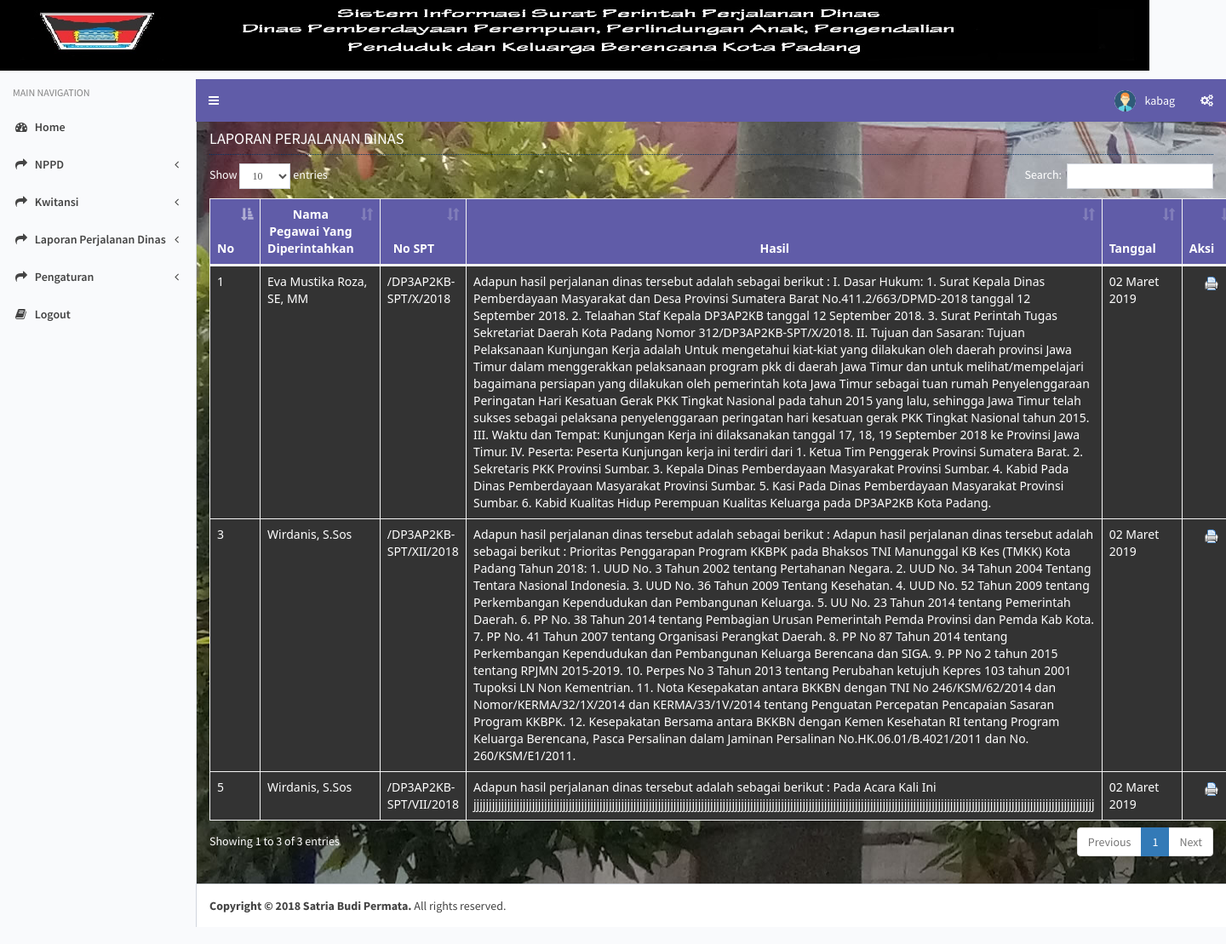
The page /media.php?module=lpd (signed in) on the database its author committed.
### tables this page shows
CREATE TABLE IF NOT EXISTS `lpd` (
  `id_lpd` int(5) NOT NULL AUTO_INCREMENT,
  `id_spt` int(5) NOT NULL,
  `id_pegawai` int(5) NOT NULL,
  `id_pangkat` int(50) NOT NULL,
  `id_jabatan` int(50) NOT NULL,
  `hasil` text NOT NULL,
  `kepada` varchar(50) NOT NULL,
  `hari` varchar(30) NOT NULL,
  `tanggal` date NOT NULL,
  PRIMARY KEY (`id_lpd`)
);

CREATE TABLE IF NOT EXISTS `pegawai` (
  `id_pegawai` int(5) NOT NULL AUTO_INCREMENT,
  `nip` varchar(50) NOT NULL,
  `nama` varchar(50) NOT NULL,
  `id_pangkat` int(5) NOT NULL,
  `id_jabatan` int(5) NOT NULL,
  `unitkerja` varchar(500) NOT NULL,
  `username` varchar(50) NOT NULL,
  `password` varchar(50) NOT NULL,
  `foto` text NOT NULL,
  PRIMARY KEY (`id_pegawai`)
);

CREATE TABLE IF NOT EXISTS `spt` (
  `id_spt` int(50) NOT NULL AUTO_INCREMENT,
  `no_spt` varchar(50) NOT NULL,
  `id_nppt` varchar(50) NOT NULL,
  `id_pegawai` varchar(50) NOT NULL,
  `pejabat_perintah` varchar(100) NOT NULL,
  `tugas` text NOT NULL,
  `tgl_spt` date NOT NULL,
  `dasar_hukum` text NOT NULL,
  `tempat` varchar(100) NOT NULL,
  `pembebanan_anggaran` text NOT NULL,
  PRIMARY KEY (`id_spt`)
);

### config/fungsi_indotgl.php (called while the page is built, shortened)
<?php
	function tgl_indo($tgl){
			$tanggal = substr($tgl,8,2);
			$bulan = getBulan(substr($tgl,5,2));
			$tahun = substr($tgl,0,4);
			return $tanggal.' '.$bulan.' '.$tahun;
	}
	function getBulan($bln){
				switch ($bln){
					case 3:
						return "Maret";
						break;
				}
			}
?>

### modul/mod_lpd/lpd.php (the view, shortened to what this page needs)
<?php
$print ="modul/mod_lpd/cetak.php";
switch($_GET[act]){
  default:
  echo   "<h2>LAPORAN PERJALANAN DINAS</h2>";
    echo "
    <table id=\"example1\" class=\"table table-bordered table-hover\">
          <thead><tr><th>No</th><th>Nama Pegawai Yang Diperintahkan</th><th>No SPT</th><th>Hasil</th><th>Tanggal</th><th>aksi</th></tr></thead>";
    $no=0;
	echo "<tbody>";
      $tampil = mysql_query("SELECT * FROM lpd,pegawai,spt WHERE lpd.id_pegawai=pegawai.id_pegawai
	  AND lpd.id_spt=spt.id_spt");
    while ($t=mysql_fetch_array($tampil)){
		$tanggal = tgl_indo($t['tanggal']);
		$no++;
	   echo "</td>
	   		<td style=\"background-color: #333333\">$no</td>
			<td style=\"background-color: #333333\">$t[nama]</td>
			<td style=\"background-color: #333333\">$t[no_spt]</td>
		     <td style=\"background-color: #333333\">$t[hasil]</td>
			 <td style=\"background-color: #333333\">$tanggal</td>
             <td align='center' style=\"background-color: #333333\"><a href=$print?&id=$t[id_lpd]><img src=\"images/printer.png\" title=\"Cetak\" target=\"_blank\"/></a>";
		echo "</td></tr>";
      $no++;
    }
    echo "</tbody></table>";
    break;
}
?>

### media.php (shortened to what this page needs)
<?php
if (empty($_SESSION['namauser']) AND empty($_SESSION['passuser'])){
  header('location:index.php?log=1');;
}
else{
include "config/fungsi_indotgl.php";
?>
<!DOCTYPE html>
<html>
  <head>
    <link rel="stylesheet" href="theme/bootstrap/css/bootstrap.min.css">
    <link rel="stylesheet" href="theme/plugins/datepicker/datepicker3.css">
    <link rel="stylesheet" href="css/font-awesome/css/font-awesome.min.css">
    <link rel="stylesheet" href="https://code.ionicframework.com/ionicons/2.0.1/css/ionicons.min.css">
    <link rel="stylesheet" href="theme/dist/css/AdminLTE.min.css">
    <link rel="stylesheet" href="theme/dist/css/skins/_all-skins.min.css">
    <link rel="stylesheet" href="theme/plugins/datatables/dataTables.bootstrap.css">
  <link href="css/style_properti.css" rel="stylesheet" type="text/css" />
<link href="css/pikaday.css" rel="stylesheet" type="text/css" />
</head>
<body class="hold-transition skin-purple-light sidebar-mini">
    <div class="wrapper">
<header class="main-header">
        <p>
        <img src="logodp3ap2kb.jpg" width="1350" height="83"></p>
        <nav class="navbar navbar-static-top" role="navigation">
          <a href="#" class="sidebar-toggle" data-toggle="offcanvas" role="button">
            <span class="sr-only">Toggle navigation</span>          </a>
          <div class="navbar-custom-menu">
            <ul class="nav navbar-nav">
              <li class="dropdown user user-menu">
                <a href="#" class="dropdown-toggle" data-toggle="dropdown">
                  <img src="dist/img/user2-160x160.jpg" class="user-image" alt="User Image">
                  <span class="hidden-xs"><?php echo "$_SESSION[namauser]"; ?></span>                </a>
              </li>
              <li>
                <a href="#" data-toggle="control-sidebar"><i class="fa fa-gears"></i></a>              </li>
            </ul>
          </div>
        </nav>
</header>
      <p>
        <aside class="main-sidebar">
        <section class="sidebar">
</p>
      <p>&nbsp;</p>
      <p>
            <?php
       if ($_SESSION['level']=="operator"){
      ?>
</p>
      <ul class="sidebar-menu">
<li>
              <a href="?module=home">
                <i class="fa fa-dashboard"></i> <span>Home</span>
              </a>
  </li>
              <li class="treeview">
              <a href="#">
                <i class="fa fa-share"></i> <span>Menu Pegawai</span>
                <i class="fa fa-angle-left pull-right"></i>
              </a>
              <ul class="treeview-menu">
                <li><a href="?module=pegawai"><i class="fa fa-circle-o"></i>Data Pegawai</a></li>
                <li><a href="?module=pangkat"><i class="fa fa-circle-o"></i>Pangkat</a></li>
                <li><a href="?module=jabatan"><i class="fa fa-circle-o"></i>Jabatan</a></li>
                <li><a href="?module=tujuan"><i class="fa fa-circle-o"></i>Tujuan</a></li>
                <li><a href="?module=transportasi"><i class="fa fa-circle-o"></i>Transportasi</a></li>
              </ul>
            </li>
            <li class="treeview">
              <a href="#">
                <i class="fa fa-share"></i> <span>Biaya Perjalanan Dinas</span>
                <i class="fa fa-angle-left pull-right"></i>
              </a>
              <ul class="treeview-menu">
                <li><a href="?module=biaya"><i class="fa fa-circle-o"></i>Biaya Perjalanan Dinas</a></li>
              </ul>
            </li>
            <li class="treeview">
              <a href="#">
                <i class="fa fa-share"></i> <span>NPPD</span>
                <i class="fa fa-angle-left pull-right"></i>
              </a>
              <ul class="treeview-menu">
                <li><a href="?module=nppt"><i class="fa fa-circle-o"></i>NPPD</a></li>
              </ul>
            </li>
            <li class="treeview">
              <a href="#">
                <i class="fa fa-share"></i> <span>SPT</span>
                <i class="fa fa-angle-left pull-right"></i>
              </a>
              <ul class="treeview-menu">
                <li><a href="?module=spt"><i class="fa fa-circle-o"></i>SPT</a></li>
              </ul>
            </li><li class="treeview">
              <a href="#">
                <i class="fa fa-share"></i> <span>SPPD</span>
                <i class="fa fa-angle-left pull-right"></i>
              </a>
              <ul class="treeview-menu">
                <li><a href="?module=sppd"><i class="fa fa-circle-o"></i>SPPD</a></li>
              </ul>
            </li><li class="treeview">
              <a href="#">
                <i class="fa fa-share"></i> <span>Kwitansi</span>
                <i class="fa fa-angle-left pull-right"></i>
              </a>
              <ul class="treeview-menu">
                <li><a href="?module=kwitansi"><i class="fa fa-circle-o"></i>Kwitansi</a></li>
              </ul>
            </li>
            <li class="treeview">
              <a href="#">
                <i class="fa fa-share"></i> <span>Laporan Perjalanan Dinas</span>
                <i class="fa fa-angle-left pull-right"></i>
              </a>
              <ul class="treeview-menu">
                <li><a href="?module=lpd"><i class="fa fa-circle-o"></i>Lapoeran Perjalanan Dinas</a></li>
              </ul>
            </li>
            <!--<li class="treeview">
              <a href="#">
                <i class="fa fa-folder"></i> <span>Menu Laporan</span>
                <i class="fa fa-angle-left pull-right"></i>
              </a>
              <ul class="treeview-menu">
                <li><a href="?module=kwitansi"><i class="fa fa-circle-o"></i> Laporan Kwitansi</a></li>
                <li><a href="?module=lpd"><i class="fa fa-circle-o"></i> Laporan Perjalanan Dinas</a></li>
              </ul>---->
            </li>
            <li class="treeview">
              <a href="#">
                <i class="fa fa-share"></i> <span>Pengaturan</span>
                <i class="fa fa-angle-left pull-right"></i>
              </a>
              <ul class="treeview-menu">
                <li><a href="?module=ttdkwitansi"><i class="fa fa-circle-o"></i>TTD Kwitansi</a></li>
                <li><a href="?module=password"><i class="fa fa-circle-o"></i>Password</a></li>
              </ul>
            </li>
            <li><a href="logout.php" onClick="return confirm('Anda Yakin Ingin Keluar')"><i class="fa fa-book"></i> <span>Logout</span></a></li>
</ul>
          <?php }elseif($_SESSION['level']=="kabag") { ?>
          <ul class="sidebar-menu">
            <li class="header">MAIN NAVIGATION</li>
            <ul class="sidebar-menu">
            <li>
              <a href="?module=home">
                <i class="fa fa-dashboard"></i> <span>Home</span>
              </a>
              </li>
            <li class="treeview">
              <a href="#">
                <i class="fa fa-share"></i> <span>NPPD</span>
                <i class="fa fa-angle-left pull-right"></i>
              </a>
            </li>
            <li class="treeview">
              <a href="#">
                <i class="fa fa-share"></i> <span>Kwitansi</span>
                <i class="fa fa-angle-left pull-right"></i>
              </a>
            </li>
            <li class="treeview">
              <a href="#">
                <i class="fa fa-share"></i> <span>Laporan Perjalanan Dinas</span>
                <i class="fa fa-angle-left pull-right"></i>
              </a>
            </li>
            <li class="treeview">
              <a href="#">
                <i class="fa fa-share"></i> <span>Pengaturan</span>
                <i class="fa fa-angle-left pull-right"></i>
              </a>
            </li>
            <li><a href="logout.php" onClick="return confirm('Anda Yakin Ingin Keluar')"><i class="fa fa-book"></i> <span>Logout</span></a></li>
          </ul>
            <?php } ?>
      <div class="content-wrapper" style="background-image: url(kantor1.jpg)">
        <section class="content style1";>
          <p><?php include "content.php"; ?>
          </p>
        </section>
      </div>
      <footer class="main-footer">
        <strong>Copyright &copy; 2018 Satria Budi Permata</a>.</strong> All rights reserved.
      </footer>
</div>
</body>
</html>
<?php } ?>

### content.php (shortened to what this page needs)
<?php
$mod = $_GET['module'];
if ($mod=='home'){
  echo "<div class=\"callout callout-info\"><h4>Selamat Datang</h4>
          <p>Hai <b>$_SESSION[namauser]</b>, selamat datang di halaman Administrator.<br> Silahkan klik menu pilihan yang berada dikiri untuk mengelola content website. </p></div>";
 if ($_SESSION['level']=="operator"){
  echo "<div align='center'>
  <table><thead>
		<th class='center' colspan=10><center>Control Panel</center></th></thead>
		<tr>
		  <td width=120 align=center><a href=media.php?module=pegawai><img src=images/user.jpg border=none><br /><b>Data Pegawai</b></a></td>
		  <td width=120 align=center><a href=media.php?module=nppt><img src=images/modul.png border=none><br /><b>NPPD</b></a></td>
		  <td width=120 align=center><a href=media.php?module=spt><img src=images/berita.png border=none><br /><b>SPT</b></a></td>
		  <td width=120 align=center><a href=media.php?module=sppd><img src=images/download.png border=none><br /><b>SPPD</b></a></td>
		  <td width=120 align=center><a href=media.php?module=kwitansi><img src=images/banner.png border=none><br /><b>Kwitansi</b></a></td>
		  <td width=120 align=center><a href=media.php?module=lpd><img src=images/agenda.png border=none><br /><b>Laporan Perjalanan Dinas</b></a></td>
		  <td width=120 align=center><a href=media.php?module=password><img src=images/password.png border=none><br /><b>Ganti Password</b></a></td>
    </tr>
    </table></div>";
	echo "<br><br><br><br><br><br>
          <p align=right>Login : $hari_ini, ";
  echo tgl_indo(date("Y m d"));
  echo " | ";
  echo date("H:i:s");
  echo " WIB</p>";
 }elseif($_SESSION['level']=="kabag") {
  echo "<div align='center'>
  <table><thead>
		<th class='center' colspan=10><center>Control Panel</center></th></thead>
		<tr>
		  <td width=120 align=center><a href=media.php?module=nppt><img src=images/modul.png border=none><br /><b>Nota Permintaan Perjalanan Dinas</b></a></td>
		  <td width=120 align=center><a href=media.php?module=lpd><img src=images/berita.png border=none><br /><b>Laporan Perjalanan Dinas</b></a></td>
		  <td width=120 align=center><a href=media.php?module=kwitansi><img src=images/banner.png border=none><br /><b>Manajemen Kwitansi</b></a></td>
		  <td width=120 align=center><a href=media.php?module=password><img src=images/password.png border=none><br /><b>Ganti Password</b></a></td>
    </tr>
    </table></div>";
	echo "<br><br><br><br><br><br>
          <p align=right>Login : $hari_ini, ";
  echo tgl_indo(date("Y m d"));
  echo " | ";
  echo date("H:i:s");
  echo " WIB</p>";
 }else{
   echo "<div align='center'>
  <table><thead>
		<th class='center' colspan=10><center>Control Panel</center></th></thead>
		<tr>
		  <td width=120 align=center><a href=media.php?module=spt><img src=images/berita.png border=none><br /><b>Manajemen SPT</b></a></td>
		  <td width=120 align=center><a href=media.php?module=lpd><img src=images/download.png border=none><br /><b>Laporan Perjalanan Dinas</b></a></td>
		  <td width=120 align=center><a href=media.php?module=password><img src=images/password.png border=none><br /><b>Ganti Password</b></a></td>
		  <td width=120 align=center><a href=logout.php><img src=images/agenda.png border=none><br /><b>Keluar</b></a></td>
    </tr>
    </table></div>";
	echo "<br><br><br><br><br><br>
          <p align=right>Login : $hari_ini, ";
  echo tgl_indo(date("Y m d"));
  echo " | ";
  echo date("H:i:s");
  echo " WIB</p>";
 }
}
elseif ($mod=='pegawai'){
    include "modul/mod_pegawai/pegawai.php";
}
elseif ($mod=='spt'){
    include "modul/mod_spt/spt.php";
}
elseif ($mod=='nppt'){
    include "modul/mod_nppt/nppt.php";
}
elseif ($mod=='tambahnppt'){
    include "modul/mod_nppt/tambahnppt.php";
}
elseif ($mod=='sppd'){
    include "modul/mod_sppd/sppd.php";
	}
elseif ($mod=='pangkat'){
    include "modul/mod_pangkat/pangkat.php";
}
elseif ($mod=='jabatan'){
    include "modul/mod_jabatan/jabatan.php";
}
elseif ($mod=='golongan'){
    include "modul/mod_golongan/golongan.php";
}
elseif ($mod=='biaya'){
    include "modul/mod_biaya/biaya.php";
}
elseif ($mod=='tujuan'){
    include "modul/mod_tujuan/tujuan.php";
}
elseif ($mod=='transportasi'){
    include "modul/mod_transportasi/transportasi.php";
}
elseif ($mod=='kwitansi'){
    include "modul/mod_kwitansi/kwitansi.php";
}
elseif ($mod=='ttdkwitansi'){
    include "modul/mod_ttdkwitansi/ttdkwitansi.php";
}
elseif ($mod=='lpd'){
    include "modul/mod_lpd/lpd.php";
}
elseif ($mod=='password'){
    include "modul/mod_password/password.php";
}
elseif ($mod=='input_nppt'){
    include "modul/mod_input_nppt/input_nppt.php";
}
else{
  echo "<b>MODUL BELUM ADA ATAU BELUM LENGKAP</b>";
}
?>

### css/style_properti.css (style rules this page uses)
table { font-family: "Segoe UI", Frutiger,Tahoma,Helvetica,"Helvetica Neue", Arial, sans-serif; font-size: 1.0em; border-width: 1px; border-style: solid; border-color: #dddddd; border-collapse: collapse; margin: 20px 0px 0px 0px; background:#FFF; }
.table tr:nth-child(odd) td { background-color:#EEEADD; }
th { font-size: 1.0em; text-align: center; border: 1px solid #dddddd; text-transform: capitalize; text-align: center; background-color:#605CA8; color:#FFF; }
td { padding: 0.1em; vertical-align: top; border-width: 1px; border-style: solid; border-color: #dddddd; border-collapse: collapse; }
h2 { font-size: 1.3em; line-height: 200%; border-bottom: 1px dotted #003366; }

### rows shown on the page
lpd: id_pegawai.nama "Eva Mustika Roza, SE, MM", id_spt.no_spt "/DP3AP2KB-SPT/X/2018", hasil "Adapun hasil perjalanan dinas tersebut adalah sebagai berikut : I. Dasar Hukum: 1. Surat Kepala Dinas Pemberdayaan Masyarakat dan Desa Provinsi Sumatera Barat No.411.2/663/DPMD-2018 tanggal 12 September 2018. 2. Telaahan Staf Kepala DP3AP2KB tanggal 12 September 2018. 3. Surat Perintah Tugas Sekretariat Daerah Kota Padang Nomor 312/DP3AP2KB-SPT/X/2018. II. Tujuan dan Sasaran: Tujuan Pelaksanaan Kunjungan Kerja adalah Untuk mengetahui kiat-kiat yang dilakukan oleh daerah provinsi Jawa Timur dalam menggerakkan pelaksanaan program pkk di daerah Jawa Timur dan untuk melihat/mempelajari bagaimana persiapan yang dilakukan oleh pemerintah kota Jawa Timur sebagai tuan rumah Penyelenggaraan…", tanggal "02 Maret 2019"
lpd: id_pegawai.nama "Wirdanis, S.Sos", id_spt.no_spt "/DP3AP2KB-SPT/XII/2018", hasil "Adapun hasil perjalanan dinas tersebut adalah sebagai berikut : Adapun hasil perjalanan dinas tersebut adalah sebagai berikut : Prioritas Penggarapan Program KKBPK pada Bhaksos TNI Manunggal KB Kes (TMKK) Kota Padang Tahun 2018: 1. UUD No. 3 Tahun 2002 tentang Pertahanan Negara. 2. UUD No. 34 Tahun 2004 Tentang Tentara Nasional Indonesia. 3. UUD No. 36 Tahun 2009 Tentang Kesehatan. 4. UUD No. 52 Tahun 2009 tentang Perkembangan Kependudukan dan Pembangunan Keluarga. 5. UU No. 23 Tahun 2014 tentang Pemerintah Daerah. 6. PP No. 38 Tahun 2014 tentang Pembagian Urusan Pemerintah Pemda Provinsi dan Pemda Kab Kota. 7. PP No. 41 Tahun 2007 tentang Organisasi Perangkat Daerah. 8. PP No 87 Tahun 2014…", tanggal "02 Maret 2019"
lpd: id_pegawai.nama "Wirdanis, S.Sos", id_spt.no_spt "/DP3AP2KB-SPT/VII/2018", hasil "Adapun hasil perjalanan dinas tersebut adalah sebagai berikut : Pada Acara Kali Ini jjjjjjjjjjjjjjjjjjjjjjjjjjjjjjjjjjjjjjjjjjjjjjjjjjjjjjjjjjjjjjjjjjjjjjjjjjjjjjjjjjjjjjjjjjjjjjjjjjjjjjjjjjjjjjjjjjjjjjjjjjjjjjjjjjjjjjjjjjjjjjjjjjjjjjjjjjjjjjjjjjjjjjjjjjjjjjjjjjjjjjjjjjjjjjjjjjjjjjjjjj", tanggal "02 Maret 2019"

### other values the page prints
$_SESSION[namauser] "kabag"
